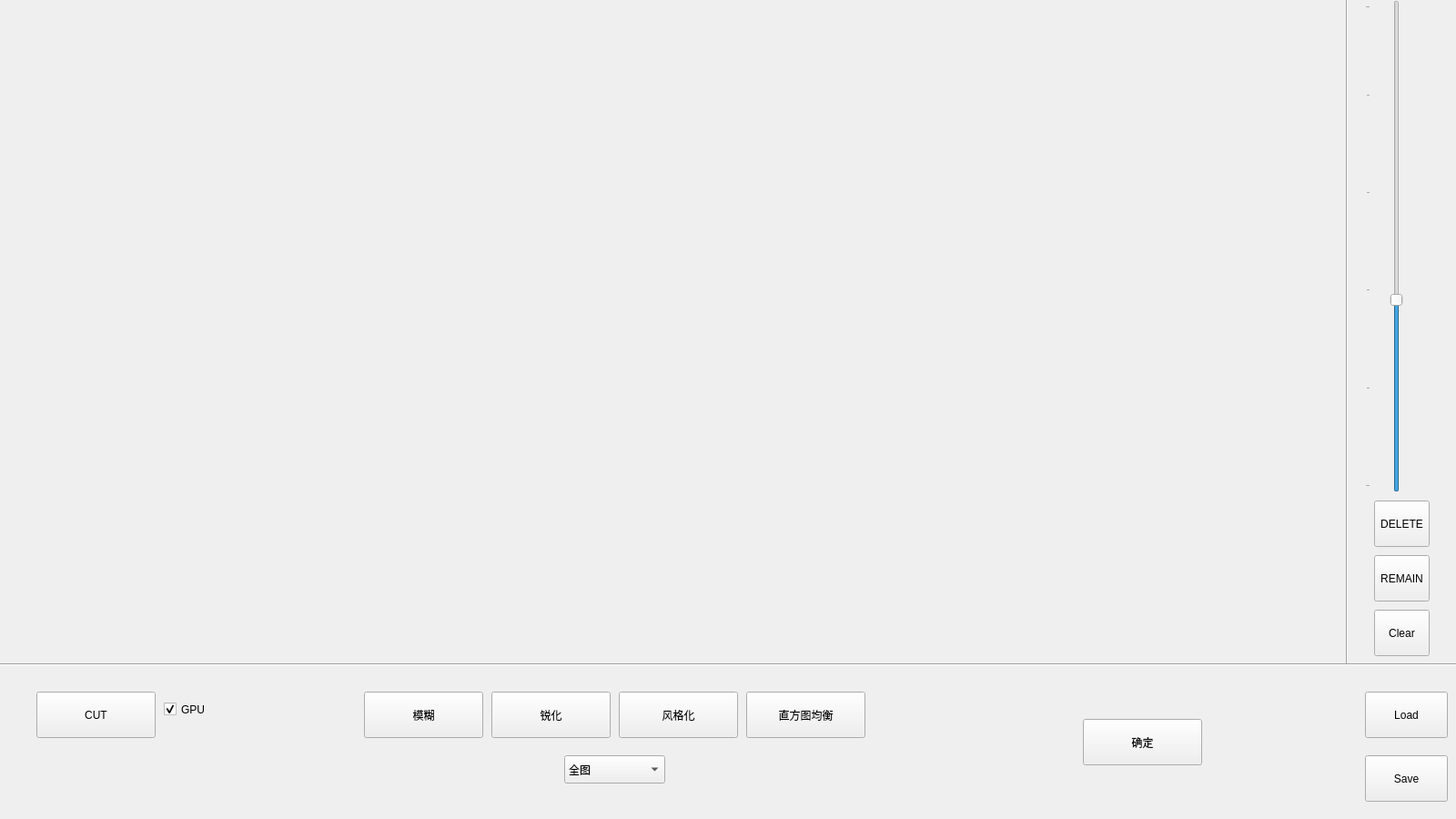
<?xml version="1.0" encoding="UTF-8"?>
<ui version="4.0">
 <class>MainWindow</class>
 <widget class="QMainWindow" name="MainWindow">
  <property name="geometry">
   <rect>
    <x>0</x>
    <y>0</y>
    <width>1600</width>
    <height>900</height>
   </rect>
  </property>
  <property name="windowTitle">
   <string>MainWindow</string>
  </property>
  <widget class="QWidget" name="centralWidget">
   <widget class="QPushButton" name="pushButton">
    <property name="geometry">
     <rect>
      <x>1510</x>
      <y>550</y>
      <width>61</width>
      <height>51</height>
     </rect>
    </property>
    <property name="text">
     <string>DELETE</string>
    </property>
   </widget>
   <widget class="QPushButton" name="pushButton_2">
    <property name="geometry">
     <rect>
      <x>1510</x>
      <y>610</y>
      <width>61</width>
      <height>51</height>
     </rect>
    </property>
    <property name="text">
     <string>REMAIN</string>
    </property>
   </widget>
   <widget class="QSlider" name="horizontalSlider">
    <property name="geometry">
     <rect>
      <x>1500</x>
      <y>0</y>
      <width>61</width>
      <height>541</height>
     </rect>
    </property>
    <property name="cursor">
     <cursorShape>ClosedHandCursor</cursorShape>
    </property>
    <property name="minimum">
     <number>1</number>
    </property>
    <property name="maximum">
     <number>50</number>
    </property>
    <property name="value">
     <number>20</number>
    </property>
    <property name="orientation">
     <enum>Qt::Vertical</enum>
    </property>
    <property name="tickPosition">
     <enum>QSlider::TicksAbove</enum>
    </property>
   </widget>
   <widget class="QPushButton" name="pushButton_4">
    <property name="geometry">
     <rect>
      <x>1500</x>
      <y>760</y>
      <width>91</width>
      <height>51</height>
     </rect>
    </property>
    <property name="text">
     <string>Load</string>
    </property>
   </widget>
   <widget class="QPushButton" name="pushButton_3">
    <property name="geometry">
     <rect>
      <x>1500</x>
      <y>830</y>
      <width>91</width>
      <height>51</height>
     </rect>
    </property>
    <property name="text">
     <string>Save</string>
    </property>
   </widget>
   <widget class="QPushButton" name="pushButton_5">
    <property name="geometry">
     <rect>
      <x>40</x>
      <y>760</y>
      <width>131</width>
      <height>51</height>
     </rect>
    </property>
    <property name="text">
     <string>CUT</string>
    </property>
   </widget>
   <widget class="QCheckBox" name="checkBox">
    <property name="geometry">
     <rect>
      <x>180</x>
      <y>770</y>
      <width>91</width>
      <height>19</height>
     </rect>
    </property>
    <property name="text">
     <string>GPU</string>
    </property>
    <property name="checked">
     <bool>true</bool>
    </property>
    <property name="tristate">
     <bool>false</bool>
    </property>
   </widget>
   <widget class="QPushButton" name="pushButton_6">
    <property name="geometry">
     <rect>
      <x>540</x>
      <y>760</y>
      <width>131</width>
      <height>51</height>
     </rect>
    </property>
    <property name="text">
     <string>锐化</string>
    </property>
   </widget>
   <widget class="QPushButton" name="pushButton_7">
    <property name="geometry">
     <rect>
      <x>400</x>
      <y>760</y>
      <width>131</width>
      <height>51</height>
     </rect>
    </property>
    <property name="text">
     <string>模糊</string>
    </property>
   </widget>
   <widget class="QPushButton" name="pushButton_8">
    <property name="geometry">
     <rect>
      <x>820</x>
      <y>760</y>
      <width>131</width>
      <height>51</height>
     </rect>
    </property>
    <property name="text">
     <string>直方图均衡</string>
    </property>
   </widget>
   <widget class="QPushButton" name="pushButton_9">
    <property name="geometry">
     <rect>
      <x>680</x>
      <y>760</y>
      <width>131</width>
      <height>51</height>
     </rect>
    </property>
    <property name="text">
     <string>风格化</string>
    </property>
   </widget>
   <widget class="QComboBox" name="comboBox">
    <property name="geometry">
     <rect>
      <x>620</x>
      <y>830</y>
      <width>111</width>
      <height>31</height>
     </rect>
    </property>
    <item>
     <property name="text">
      <string>全图</string>
     </property>
    </item>
    <item>
     <property name="text">
      <string>前景</string>
     </property>
    </item>
    <item>
     <property name="text">
      <string>背景</string>
     </property>
    </item>
    <item>
     <property name="text">
      <string>笔触选中</string>
     </property>
    </item>
   </widget>
   <widget class="QPushButton" name="pushButton_10">
    <property name="geometry">
     <rect>
      <x>1190</x>
      <y>790</y>
      <width>131</width>
      <height>51</height>
     </rect>
    </property>
    <property name="text">
     <string>确定</string>
    </property>
   </widget>
   <widget class="QPushButton" name="pushButton_11">
    <property name="geometry">
     <rect>
      <x>1510</x>
      <y>670</y>
      <width>61</width>
      <height>51</height>
     </rect>
    </property>
    <property name="text">
     <string>Clear</string>
    </property>
   </widget>
   <widget class="Line" name="line">
    <property name="geometry">
     <rect>
      <x>1470</x>
      <y>-60</y>
      <width>21</width>
      <height>791</height>
     </rect>
    </property>
    <property name="orientation">
     <enum>Qt::Vertical</enum>
    </property>
   </widget>
   <widget class="Line" name="line_2">
    <property name="geometry">
     <rect>
      <x>-60</x>
      <y>720</y>
      <width>1671</width>
      <height>21</height>
     </rect>
    </property>
    <property name="orientation">
     <enum>Qt::Horizontal</enum>
    </property>
   </widget>
  </widget>
 </widget>
 <layoutdefault spacing="6" margin="11"/>
 <resources/>
 <connections/>
</ui>
